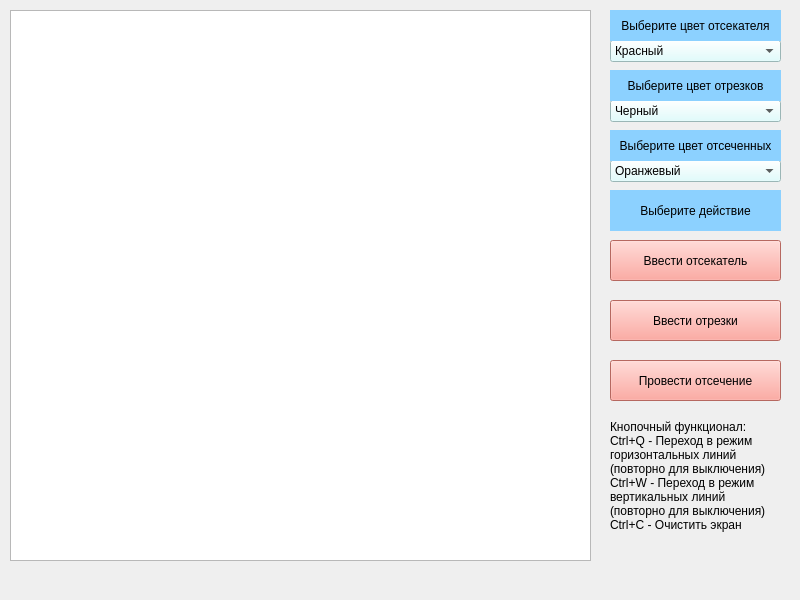
<?xml version="1.0" encoding="UTF-8"?>
<ui version="4.0">
 <class>MainWindow</class>
 <widget class="QMainWindow" name="MainWindow">
  <property name="geometry">
   <rect>
    <x>0</x>
    <y>0</y>
    <width>800</width>
    <height>600</height>
   </rect>
  </property>
  <property name="minimumSize">
   <size>
    <width>800</width>
    <height>600</height>
   </size>
  </property>
  <property name="windowTitle">
   <string>MainWindow</string>
  </property>
  <widget class="QWidget" name="centralwidget">
   <widget class="QGraphicsView" name="graphicsView">
    <property name="geometry">
     <rect>
      <x>10</x>
      <y>10</y>
      <width>581</width>
      <height>551</height>
     </rect>
    </property>
    <property name="cursor" stdset="0">
     <cursorShape>CrossCursor</cursorShape>
    </property>
   </widget>
   <widget class="QLabel" name="actionLabel">
    <property name="geometry">
     <rect>
      <x>610</x>
      <y>190</y>
      <width>171</width>
      <height>41</height>
     </rect>
    </property>
    <property name="styleSheet">
     <string notr="true">background-color: rgb(140, 209, 255);</string>
    </property>
    <property name="text">
     <string>Выберите действие</string>
    </property>
    <property name="alignment">
     <set>Qt::AlignCenter</set>
    </property>
   </widget>
   <widget class="QPushButton" name="cutterInputBut">
    <property name="geometry">
     <rect>
      <x>610</x>
      <y>240</y>
      <width>171</width>
      <height>41</height>
     </rect>
    </property>
    <property name="styleSheet">
     <string notr="true">background-color: rgb(255, 145, 135);</string>
    </property>
    <property name="text">
     <string>Ввести отсекатель</string>
    </property>
   </widget>
   <widget class="QPushButton" name="lineInputBut">
    <property name="geometry">
     <rect>
      <x>610</x>
      <y>300</y>
      <width>171</width>
      <height>41</height>
     </rect>
    </property>
    <property name="styleSheet">
     <string notr="true">background-color: rgb(255, 145, 135);</string>
    </property>
    <property name="text">
     <string>Ввести отрезки</string>
    </property>
   </widget>
   <widget class="QPushButton" name="cutBut">
    <property name="geometry">
     <rect>
      <x>610</x>
      <y>360</y>
      <width>171</width>
      <height>41</height>
     </rect>
    </property>
    <property name="styleSheet">
     <string notr="true">background-color: rgb(255, 145, 135);</string>
    </property>
    <property name="text">
     <string>Провести отсечение</string>
    </property>
   </widget>
   <widget class="QComboBox" name="colorCutterBox">
    <property name="geometry">
     <rect>
      <x>610</x>
      <y>40</y>
      <width>171</width>
      <height>22</height>
     </rect>
    </property>
    <property name="styleSheet">
     <string notr="true">background-color: rgb(217, 255, 255);</string>
    </property>
    <item>
     <property name="text">
      <string>Красный</string>
     </property>
    </item>
    <item>
     <property name="text">
      <string>Зеленый</string>
     </property>
    </item>
    <item>
     <property name="text">
      <string>Синий</string>
     </property>
    </item>
   </widget>
   <widget class="QLabel" name="butLabel">
    <property name="geometry">
     <rect>
      <x>610</x>
      <y>400</y>
      <width>171</width>
      <height>151</height>
     </rect>
    </property>
    <property name="text">
     <string>Кнопочный функционал:
Ctrl+Q - Переход в режим горизонтальных линий (повторно для выключения)
Ctrl+W - Переход в режим вертикальных линий (повторно для выключения)
Ctrl+C - Очистить экран</string>
    </property>
    <property name="wordWrap">
     <bool>true</bool>
    </property>
   </widget>
   <widget class="QLabel" name="colorCutterLabel">
    <property name="geometry">
     <rect>
      <x>610</x>
      <y>10</y>
      <width>171</width>
      <height>31</height>
     </rect>
    </property>
    <property name="styleSheet">
     <string notr="true">background-color: rgb(140, 209, 255);</string>
    </property>
    <property name="text">
     <string>Выберите цвет отсекателя</string>
    </property>
    <property name="alignment">
     <set>Qt::AlignCenter</set>
    </property>
   </widget>
   <widget class="QComboBox" name="colorCuttedBox">
    <property name="geometry">
     <rect>
      <x>610</x>
      <y>160</y>
      <width>171</width>
      <height>22</height>
     </rect>
    </property>
    <property name="styleSheet">
     <string notr="true">background-color: rgb(217, 255, 255);</string>
    </property>
    <item>
     <property name="text">
      <string>Оранжевый</string>
     </property>
    </item>
    <item>
     <property name="text">
      <string>Желтый</string>
     </property>
    </item>
    <item>
     <property name="text">
      <string>Циан</string>
     </property>
    </item>
   </widget>
   <widget class="QLabel" name="colorCuttedLabel">
    <property name="geometry">
     <rect>
      <x>610</x>
      <y>130</y>
      <width>171</width>
      <height>31</height>
     </rect>
    </property>
    <property name="styleSheet">
     <string notr="true">background-color: rgb(140, 209, 255);</string>
    </property>
    <property name="text">
     <string>Выберите цвет отсеченных</string>
    </property>
    <property name="alignment">
     <set>Qt::AlignCenter</set>
    </property>
   </widget>
   <widget class="QComboBox" name="colorLineBox">
    <property name="geometry">
     <rect>
      <x>610</x>
      <y>100</y>
      <width>171</width>
      <height>22</height>
     </rect>
    </property>
    <property name="styleSheet">
     <string notr="true">background-color: rgb(217, 255, 255);</string>
    </property>
    <item>
     <property name="text">
      <string>Черный</string>
     </property>
    </item>
    <item>
     <property name="text">
      <string>Серый</string>
     </property>
    </item>
    <item>
     <property name="text">
      <string>Пурпурный</string>
     </property>
    </item>
   </widget>
   <widget class="QLabel" name="colorLineLabel">
    <property name="geometry">
     <rect>
      <x>610</x>
      <y>70</y>
      <width>171</width>
      <height>31</height>
     </rect>
    </property>
    <property name="styleSheet">
     <string notr="true">background-color: rgb(140, 209, 255);</string>
    </property>
    <property name="text">
     <string>Выберите цвет отрезков</string>
    </property>
    <property name="alignment">
     <set>Qt::AlignCenter</set>
    </property>
   </widget>
  </widget>
  <widget class="QMenuBar" name="menubar">
   <property name="geometry">
    <rect>
     <x>0</x>
     <y>0</y>
     <width>800</width>
     <height>26</height>
    </rect>
   </property>
  </widget>
 </widget>
 <resources/>
 <connections/>
</ui>
